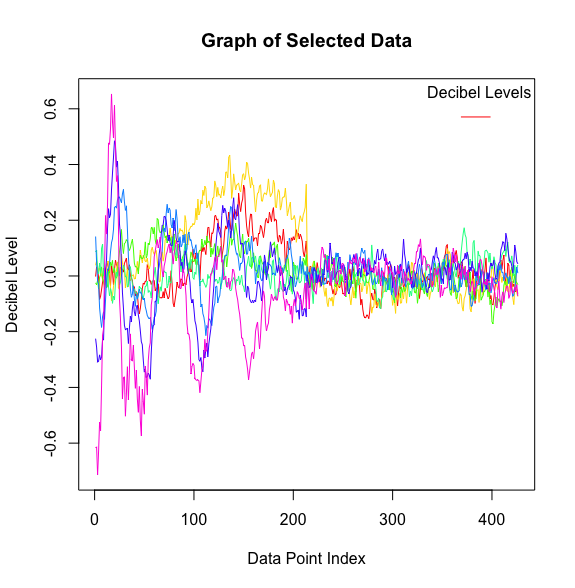

The script that drew this image:
#PROMPT 17
#You
# that is much better - also I was wrong it is decibel level not frequency
# 
# ChatGPT
# ChatGPT
# Thank you for the clarification. If the data represents decibel levels instead of frequencies, we can adjust the code accordingly. We'll extract the decibel levels from the metadata and use them to label the plot and the legend.
# 
# Here's the modified code:

# Extract decibel levels from the metadata
levels_line <- ABRtext[grep(":LEVELS", ABRtext)]
levels <- as.numeric(unlist(strsplit(levels_line, ":"))[-(1:2)])

# Convert the tab-separated values to a numeric matrix
data_matrix <- as.matrix(read.table(text = data_lines, sep = "\t"))

# Plot each waveform based on decibel levels
plot_colors <- rainbow(ncol(data_matrix))

plot(1, type = "n", xlim = c(1, nrow(data_matrix)), ylim = range(data_matrix), 
     xlab = "Data Point Index", ylab = "Decibel Level", 
     main = "Graph of Selected Data")

for (i in 1:ncol(data_matrix)) {
  waveform <- data_matrix[, i]
  lines(waveform, type = "l", col = plot_colors[i], lwd = 1)
}

# Add legend for decibel levels
legend("topright", legend = levels, col = plot_colors, lwd = 1, bty = "n", title = "Decibel Levels")
# In this code:
#   
#   We extract the decibel levels from the metadata line containing ":LEVELS".
# Each waveform is plotted with a different color, and the decibel levels are used as labels in the legend.
# Please try running this code and let me know if it produces the desired plot. If there are any further adjustments needed or if you encounter any issues, feel free to let me know!
